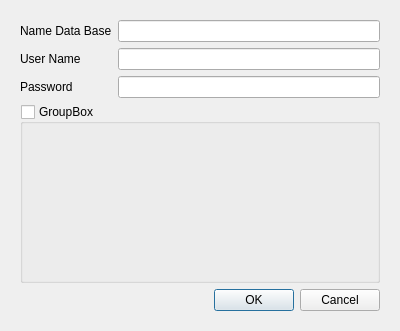
<?xml version="1.0" encoding="UTF-8"?>
<ui version="4.0">
 <class>TheDataForCreateDBForm</class>
 <widget class="QWidget" name="TheDataForCreateDBForm">
  <property name="geometry">
   <rect>
    <x>0</x>
    <y>0</y>
    <width>400</width>
    <height>331</height>
   </rect>
  </property>
  <property name="minimumSize">
   <size>
    <width>400</width>
    <height>0</height>
   </size>
  </property>
  <property name="windowTitle">
   <string>Form</string>
  </property>
  <layout class="QGridLayout" name="gridLayout">
   <item row="0" column="0">
    <widget class="QFrame" name="frame">
     <property name="lineWidth">
      <number>2</number>
     </property>
     <layout class="QGridLayout" name="gridLayout_3">
      <item row="0" column="0">
       <layout class="QGridLayout" name="gridLayout_2">
        <item row="1" column="0">
         <widget class="QLabel" name="label_3">
          <property name="text">
           <string>User Name</string>
          </property>
         </widget>
        </item>
        <item row="4" column="0" colspan="2">
         <widget class="QDialogButtonBox" name="buttonBox">
          <property name="standardButtons">
           <set>QDialogButtonBox::Cancel|QDialogButtonBox::Ok</set>
          </property>
         </widget>
        </item>
        <item row="1" column="1">
         <widget class="QLineEdit" name="lineEditUserName"/>
        </item>
        <item row="0" column="1">
         <widget class="QLineEdit" name="lineEditNameDB">
          <property name="styleSheet">
           <string notr="true">color: rgb(0, 0, 0);</string>
          </property>
         </widget>
        </item>
        <item row="2" column="0">
         <widget class="QLabel" name="label_2">
          <property name="text">
           <string>Password</string>
          </property>
         </widget>
        </item>
        <item row="0" column="0">
         <widget class="QLabel" name="label">
          <property name="layoutDirection">
           <enum>Qt::RightToLeft</enum>
          </property>
          <property name="text">
           <string>Name Data Base</string>
          </property>
         </widget>
        </item>
        <item row="2" column="1">
         <widget class="QLineEdit" name="lineEditPassword">
          <property name="echoMode">
           <enum>QLineEdit::Password</enum>
          </property>
         </widget>
        </item>
        <item row="3" column="0" colspan="2">
         <widget class="QGroupBox" name="groupBox">
          <property name="title">
           <string>GroupBox</string>
          </property>
          <property name="checkable">
           <bool>true</bool>
          </property>
          <property name="checked">
           <bool>false</bool>
          </property>
          <layout class="QGridLayout" name="gridLayout_5">
           <item row="0" column="0">
            <layout class="QGridLayout" name="gridLayout_4"/>
           </item>
          </layout>
         </widget>
        </item>
       </layout>
      </item>
     </layout>
    </widget>
   </item>
  </layout>
 </widget>
 <resources/>
 <connections/>
</ui>
